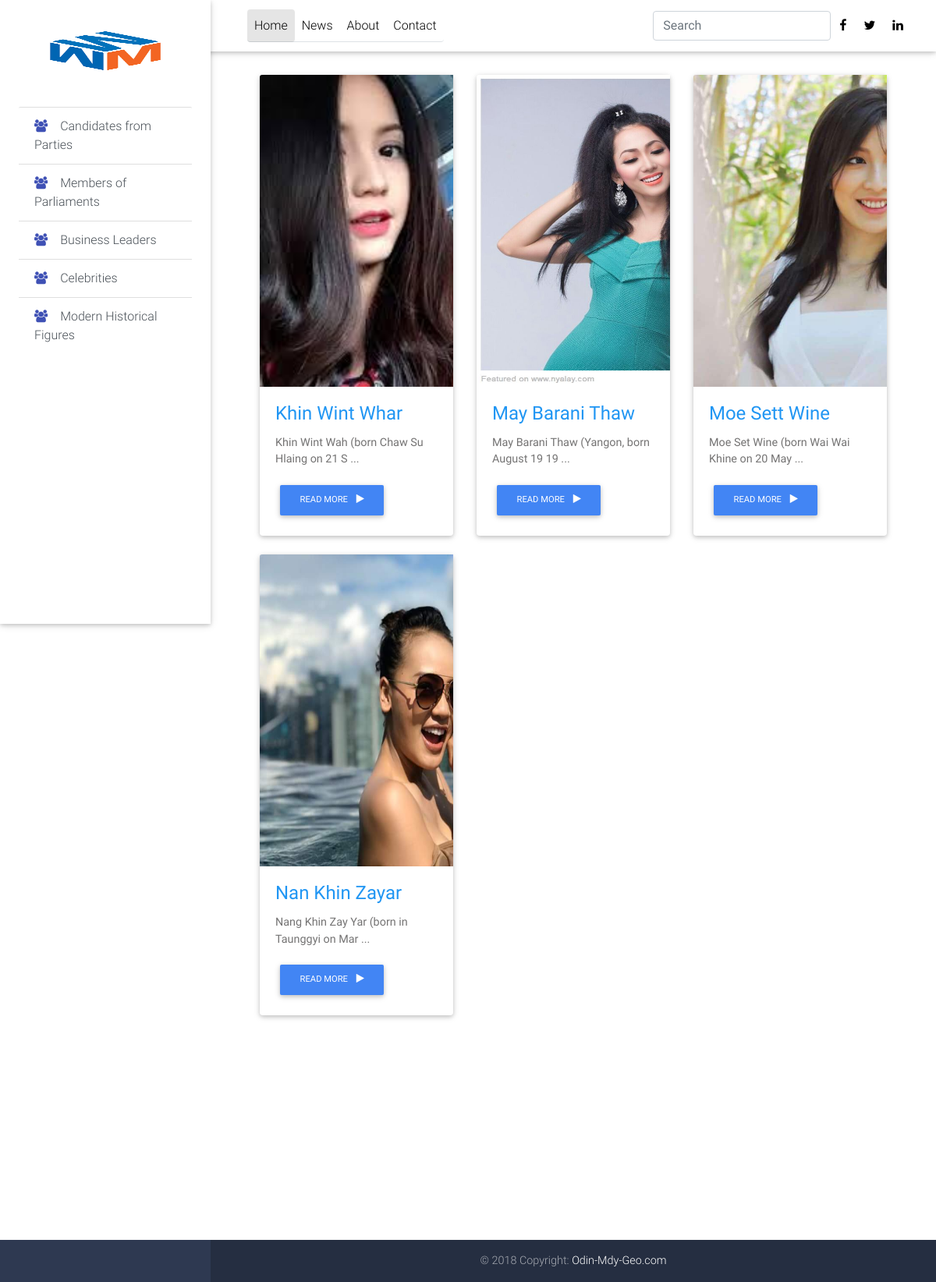
The app's page /cele/Model with its own data.
### models.py (models this page shows, shortened)
class Person(db.Model):
    id = db.Column(db.Integer,primary_key=True)
    image_id = db.Column(db.String(20),nullable=False)
    name = db.Column(db.String(60),unique=True,nullable=False)
    slug = db.Column(db.String(60),unique=True)
    person_type = db.Column(db.String(50),nullable=False)
    biography = db.Column(db.Text,nullable=False)
    created_timestamp = db.Column(db.DateTime,default=datetime.datetime.now())
    rating = db.Column(db.Float,default=0.0)
    def read_more(self):
        return self.biography[:42] + " ..."

### cele/cele_blueprint.py (the view)
@cele_blueprint.route('/<person_type>')
def cele_list(person_type):
	persons = Person.query.filter(
		Person.person_type == person_type
		).order_by(Person.created_timestamp.desc())
	return object_list('cele_home.html',persons)

### cele/cele_blueprint.py (called while the page is built)
def object_list(template,query):
	if request.args.get('q'):
		search = request.args['q']
		query = query.filter(Person.name.contains(search))
	return render_template(template,persons=query)

### cele/templates/cele_home.html (shortened to what this page needs)
{% extends "cele_base.html" %}
{% from "macro/display_person.html" import display_person %}
{% block content_search %}
	{% include "include/add_search.html" %}
{% endblock %}
{% block content_main %}
	{{ display_person(persons) }}
{% endblock %}

### templates/macro/display_person.html (shortened to what this page needs)
{% macro display_person(persons) %}
    <div class="row wow fadeIn">
	{% for person in persons %}
                <div class="col-lg-4 col-md-6 mb-4">
                        <div class="card">
                            <div class="view overlay">
                                <img style="width:400px;height:400px;"
                                src="{{ url_for('static',filename='img/'+person.image_id) }}"
                                class="card-img-top" alt="">
                            </div>
                            <div class="card-body">
                                <h4 class="card-title">
                                    <div class="blue-text">{{ person.name }}</div>
                                </h4>
                                <p class="card-text">
                                    {{ person.read_more() }}
                                </p>
                                <a href="{{ url_for('detail',slug=person.slug) }}" target=""
                                    class="btn btn-primary btn-md">
                                    Read More
                                    <i class="fa fa-play ml-2"></i>
                                </a>
                            </div>
                        </div>
                    </div>
               {% if loop.index % 3 == 0 %}
               		</div>
    				<div class="row wow fadeIn">
               {% endif %}
	{% endfor %}
	</div>
{% endmacro %}

### records on screen
Person: image (picture), name "Khin Wint Whar", read_more "Khin Wint Wah (born Chaw Su Hlaing on 21 S ..."
Person: image (picture), name "May Barani Thaw", read_more "May Barani Thaw (Yangon, born August 19 19 ..."
Person: image (picture), name "Moe Sett Wine", read_more "Moe Set Wine (born Wai Wai Khine on 20 May ..."
Person: image (picture), name "Nan Khin Zayar", read_more "Nang Khin Zay Yar (born in Taunggyi on Mar ..."
